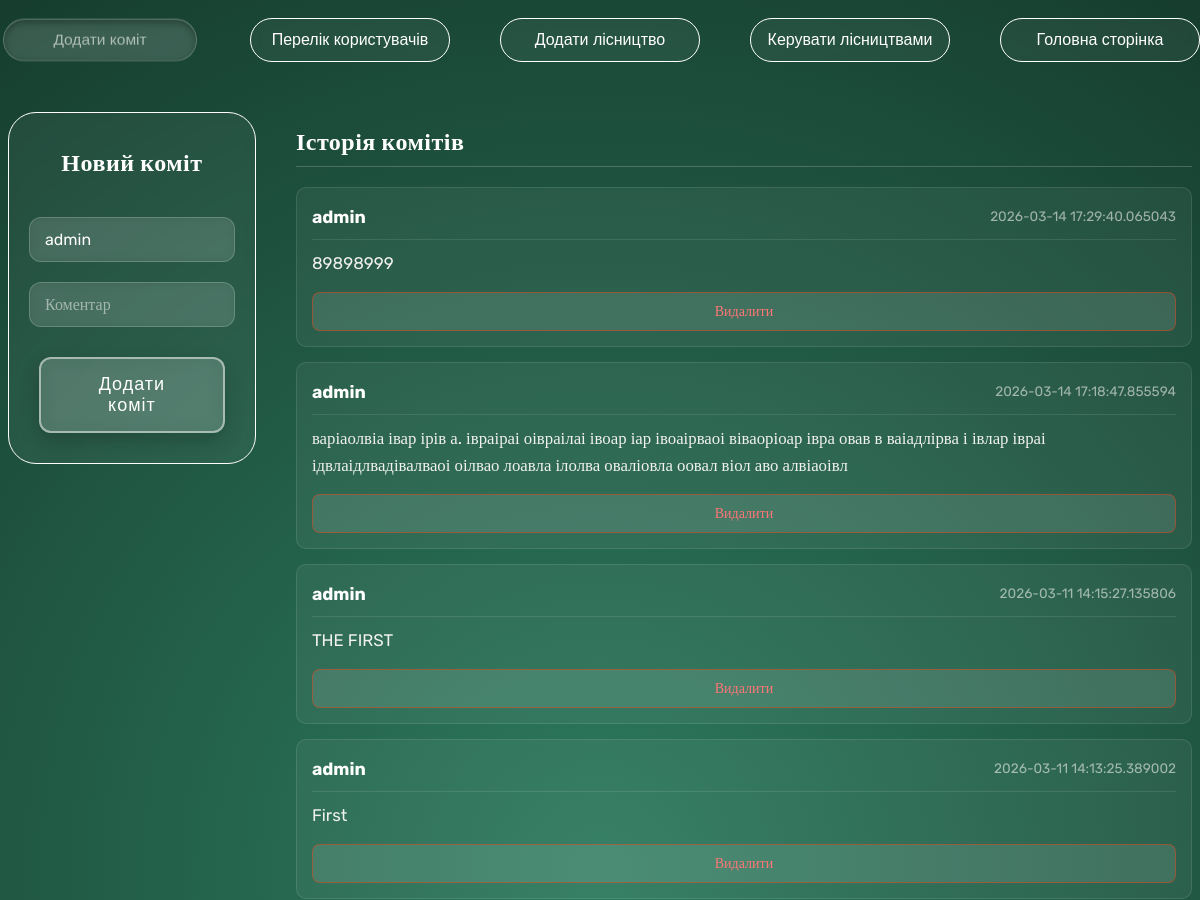
Page /comits (signed in, upper part) on the earlier database version.
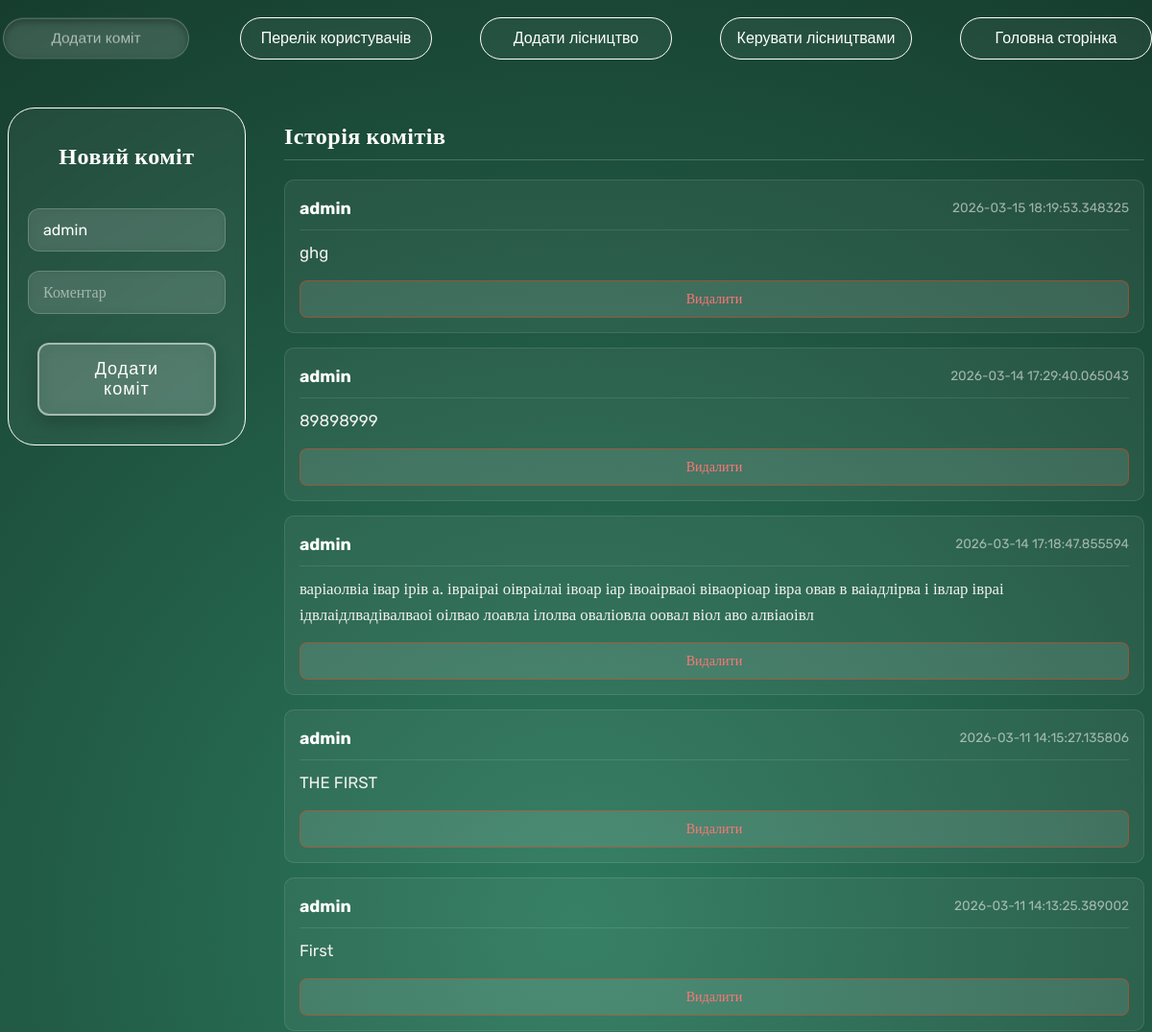
Same page on the later database version.
### DB.py (models this page shows)
class Comits(db.Model):
    id = db.Column(db.Integer, primary_key=True)
    username = db.Column(db.String(150), nullable=False)
    comment = db.Column(db.Text, nullable=False)
    date = db.Column(db.DateTime, nullable=False)

### app.py (the view, shortened to what this page needs)
@app.route('/comits', methods=['GET', 'POST'])
@login_required
@admin_required
def comits():
    all_comits = Comits.query.all()
    return render_template('comits.html', comits=all_comits)

### app.py (called while the page is built)
@login_manager.user_loader
def load_user(user_id):
    return User.query.get(int(user_id))

### templates/comits.html (shortened to what this page needs)
<!DOCTYPE html>
<html lang="en">
<head>
    <link rel="stylesheet" href="{{ url_for('static', filename='styles/admin-style.css') }}">
    <link rel="stylesheet" href="{{ url_for('static', filename='styles/btn-style.css') }}">
</head>
<body style="background: radial-gradient(circle at center, #2d7a5e 0%, #163d2e 100%);">
    <header>
        <a style="text-decoration: none;" href="{{ url_for('comits')}}"><button class="glass-button-white active">Додати коміт</button></a>
        <a style="text-decoration: none;" href="{{ url_for('all_users') }}"><button class="glass-button-white">Перелік користувачів</button></a>
        <a style="text-decoration: none;" href="{{ url_for('admin') }}"><button class="glass-button-white">Додати лісництво</button></a>
        <a style="text-decoration: none;" href="{{ url_for('change') }}"><button class="glass-button-white">Керувати лісництвами</button></a>
        <a style="text-decoration: none;" href="{{ url_for('main') }}"><button class="glass-button-white">Головна сторінка</button></a>
    </header>
    <div style="display: flex; justify-content: center; width: 100%; gap: 40px; padding: 0px;">
        <div class="input-box" style="height: 300px; padding-bottom: 30px; margin-top: 50px; position: sticky; top: 100px; min-width: 150px; width: 300px;">
            <h1 style="color: white; text-align: center; margin-bottom: 10px;">Новий коміт</h1>
            <form action="/comits" method="POST" style="display: flex; flex-direction: column; align-items: center; gap: 20px; margin-top: 20px;">
                <input type="text" name="username" class="input-box" placeholder="Username" value="{{ current_user.username }}" readonly>
                <input type="text" name="comment" class="input-box" placeholder="Коментар" required>
                <button type="submit" class="submit-btn" style="width: 90%; margin-top: 10px;">Додати коміт</button>
            </form>
        </div>
        <main style="margin-top: 50px; flex-grow: 1; max-width: 900px;">
            <h1 style="color: white; border-bottom: 1px solid rgba(255,255,255,0.2); padding-bottom: 10px; margin-bottom: 20px;">Історія комітів</h1>
            <div style="display: flex; flex-direction: column; gap: 15px;">
                {% for commit in comits|reverse %}
                <div class="text-light" style="background: rgba(255, 255, 255, 0.05); border: 1px solid rgba(255, 255, 255, 0.1); border-radius: 10px; padding: 15px;">
                    <div style="border-bottom: 1px solid rgba(255, 255, 255, 0.1); padding-bottom: 8px; margin-bottom: 10px; display: flex; justify-content: space-between; align-items: center;">
                        <strong>{{ commit.username }}</strong>
                        <span style="opacity: 0.6; font-size: 0.85em;">{{ commit.date }}</span>
                    </div>
                    <p style="margin: 0 0 15px 0; font-size: 1.05em; word-wrap: break-word;">{{ commit.comment }}</p>
                    <form action="/delete_commit/{{ commit.id }}" method="POST" style="margin: 0; text-align: right;">
                        <button type="submit" onclick="return confirm('Ви впевнені, що хочете видалити цей коміт?')" class="action-btn delete-btn">
                            Видалити
                        </button>
                    </form>
                </div>
                {% endfor %}
            </div>
        </main>
    </div>
</body>
</html>

Differences in the rows shown:
added Comits: username "admin", date "2026-03-15 18:19:53.348325", comment "ghg"
